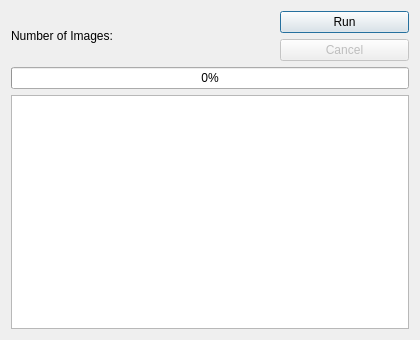
<?xml version="1.0" encoding="UTF-8"?>
<ui version="4.0">
 <class>Dialog</class>
 <widget class="QDialog" name="Dialog">
  <property name="geometry">
   <rect>
    <x>0</x>
    <y>0</y>
    <width>420</width>
    <height>340</height>
   </rect>
  </property>
  <property name="sizePolicy">
   <sizepolicy hsizetype="Fixed" vsizetype="Fixed">
    <horstretch>0</horstretch>
    <verstretch>0</verstretch>
   </sizepolicy>
  </property>
  <property name="minimumSize">
   <size>
    <width>420</width>
    <height>340</height>
   </size>
  </property>
  <property name="maximumSize">
   <size>
    <width>420</width>
    <height>340</height>
   </size>
  </property>
  <property name="windowTitle">
   <string>Dialog</string>
  </property>
  <layout class="QGridLayout" name="gridLayout">
   <item row="0" column="0" rowspan="3">
    <widget class="QLabel" name="label">
     <property name="text">
      <string>Number of Images:</string>
     </property>
    </widget>
   </item>
   <item row="3" column="0" colspan="3">
    <widget class="QProgressBar" name="progressBar">
     <property name="value">
      <number>0</number>
     </property>
    </widget>
   </item>
   <item row="0" column="1" rowspan="3">
    <widget class="QLabel" name="numImagesLabel">
     <property name="text">
      <string/>
     </property>
    </widget>
   </item>
   <item row="4" column="0" colspan="3">
    <widget class="QTextBrowser" name="output"/>
   </item>
   <item row="0" column="2" rowspan="2">
    <widget class="QPushButton" name="runButton">
     <property name="text">
      <string>Run</string>
     </property>
    </widget>
   </item>
   <item row="2" column="2">
    <widget class="QPushButton" name="cancelButton">
     <property name="enabled">
      <bool>false</bool>
     </property>
     <property name="text">
      <string>Cancel</string>
     </property>
    </widget>
   </item>
  </layout>
 </widget>
 <resources/>
 <connections/>
</ui>
